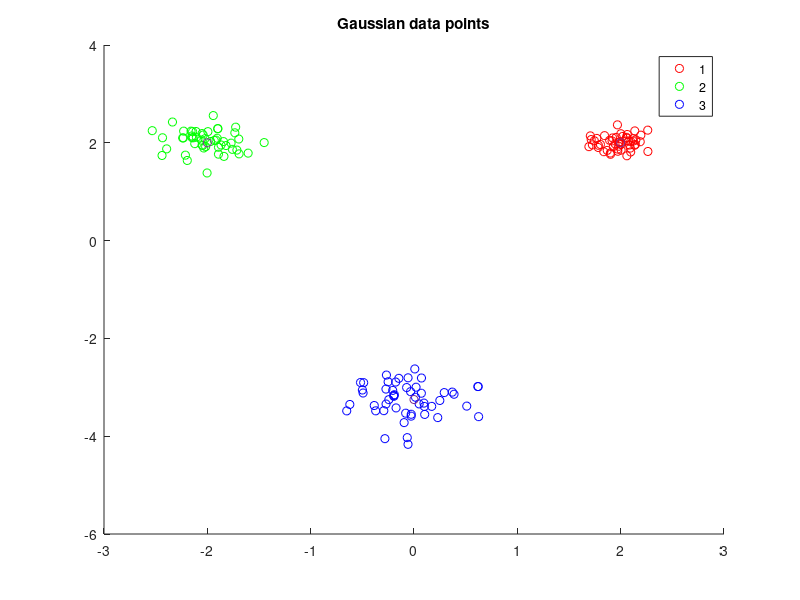

The MATLAB source for this figure: (Note: this script raises an error after producing the figure.)
% EC 414 - HW 3 - Spring 2022
% K-Means starter code

clear, clc, close all;

%% Generate Gaussian data:
% Add code below:
mu1 = [2,2]';
mu2 = [-2,2]';
mu3 = [0, -3.25]';

I2 = [1 0; 0 1];

sigma1 = 0.02 * I2;
sigma2 = 0.05 * I2;
sigma3 = 0.07 * I2;

points = 50;

% data1 =  mu1' + randn(points,2)*sigma1;
% data2 =  mu2' + randn(points,2)*sigma2;
% data3 =  mu3' + randn(points,2)*sigma3;
data1 = mvnrnd(mu1, sigma1, points);
data2 = mvnrnd(mu2, sigma2, points);
data3 = mvnrnd(mu3, sigma3, points);

mu = [mu1'; mu2'; mu3'];
figure()
scatter(data1(:,1), data1(:,2), 'r');
hold on
scatter(data2(:,1), data2(:,2), 'g');
scatter(data3(:,1), data3(:,2), 'b');
scatter(mu(:,1),mu(:,2),'black*'); %plot mu values
title('Gaussian data points')
legend('1','2','3');
hold off

%% Generate NBA data:
% Add code below:

% HINT: readmatrix might be useful here
NBA = readmatrix("NBA_stats_2018_2019.xlsx");

% % Problem 3.2(f): Generate Concentric Rings Dataset using
% % sample_circle.m provided to you in the HW 3 folder on Blackboard.
% 
%% K-Means implementation
% Add code below

K = 3;
DATA = [data1 ; data2; data3];

%% (a)
K = 3;
DATA = [data1 ; data2; data3];

MU_init_a = [3 3; -4 -1; 2 -4];
[MU_current_a, labels_a, WCSS_a] = k_means(K, MU_init_a, DATA);
graph_clusters(DATA, labels_a, MU_current_a);

%% (b)
K = 3;
DATA = [data1 ; data2; data3];

MU_init_b = [-0.14 2.61; 3.15 -0.84; -3.28 -1.58];
[MU_current_b, labels_b, WCSS_b] = k_means(K, MU_init_b, DATA);
graph_clusters(DATA, labels_b, MU_current_b);

%% (c)
%We suggest choosing centers either 1) uniformly at random from the dataset or alternatively 2) uniformly distributed over a tight rectangular region encompassing the dataset.
K = 3;
DATA = [data1 ; data2; data3];

size = length(DATA);
WCSS_c = zeros(10,1);
for(i = 1:10)
    index = randi([1,size],1,K); %generate index for three random points from data set for mu
    while(length(unique(index)) ~= K) %if indices are not all unique keep generating indices
        index = randi([1,size],1,K);
    end
    c(i).MU_init = DATA(index, :); %get initial mu values from dataset using randomly generated indices
    [c(i).MU_current, c(i).labels, c(i).WCSS] = k_means(K, c(i).MU_init, DATA);
    %graph_clusters(DATA, c(i).labels, c(i).MU_current);
    WCSS_c(i) = c(i).WCSS;
end
sort_WCSS = sort(WCSS_c); %sort WCSS from smallest value to largest value
i = find(sort_WCSS(1) == WCSS_c); %find the index of the smallest WCSS
i = i(1); %if multiple mu values generate the smallest WCSS, choose the first one
graph_clusters(DATA, c(i).labels, c(i).MU_current); %graph clusters of smallest WCSS


%% (d)
DATA = [data1 ; data2; data3];

size = length(DATA);
WCSS_d = zeros(9,1);
for(K = 2:10)
    for(i = 1:10)
        index = randi([1,size],1,K); %generate index for three random points from data set for mu
        while(length(unique(index)) ~= K) %if indices are not all unique keep generating indices
            index = randi([1,size],1,K);
        end
        k(K-1).d(i).MU_init = DATA(index, :); %get initial mu values from dataset using randomly generated indices
        [k(K-1).d(i).MU_current, k(K-1).d(i).labels, k(K-1).d(i).WCSS] = k_means(K, k(K-1).d(i).MU_init, DATA);
        %graph_clusters(DATA, d(i).labels, d(i).MU_current);
        k(K-1).WCSS(i) = k(K-1).d(i).WCSS;
    end
    sort_WCSS = sort(k(K-1).WCSS); %sort WCSS from smallest value to largest value
    WCSS_d(K-1) = sort_WCSS(1);
end
figure()
plot(2:10, WCSS_d)
xlabel('k value')
ylabel('WCSS')
title('WCSS change with k-value')

%% 3.3
%f(k, λ) = WCSSk−means + λk, where WCSSk−means
%λ ∈ {15, 20, 25, 30}, plot f(k, λ) as a function of k for k ∈ Krange
K = [2:10];
lambda = [15 20 25 30];
f = WCSS_d + 15.*K'
figure()
for i = 1:length(lambda);
    f = WCSS_d + lambda(i).*K'
    plot(K',f)
    hold on
end
xlabel('k value')
ylabel('WCSS-means + λk')
legend('15','20','25','30')
title(legend, 'λ')
title('k-means WCSS + penalty λk')
hold off
%plot(K, WCSS_d + 15.*K)

%% (e)
PPG = NBA(:,7);
MPG = NBA(:,5);
DATA = [MPG PPG];

%plot data
figure()
scatter(MPG, PPG);
xlabel('Minutes Per Game')
ylabel('Points Per Game')
title('Points Per Game(PPG) versus Minutes Per Game(MPG)')

%Apply your implementation of the k-means algorithm with k = 10 selecting the best of 10 different random initializations as the final outpu
K = 10;
size = length(DATA);
WCSS_e = zeros(10,1);
for(i = 1:10)
    index = randi([1,size],1,K); %generate index for three random points from data set for mu
    while(length(unique(index)) ~= K) %if indices are not all unique keep generating indices
        index = randi([1,size],1,K);
    end
    e(i).MU_init = DATA(index, :); %get initial mu values from dataset using randomly generated indices
    [e(i).MU_current, e(i).labels, e(i).WCSS] = k_means(K, e(i).MU_init, DATA);
    %graph_clusters(DATA, c(i).labels, c(i).MU_current);
    WCSS_e(i) = e(i).WCSS;
end
sort_WCSS = sort(WCSS_e); %sort WCSS from smallest value to largest value
ind = find(sort_WCSS(1) == WCSS_e); %find the index of the smallest WCSS
ind = ind(1); %if multiple mu values generate the smallest WCSS, choose the first one
%graph_clusters(DATA, e(i).labels, e(i).MU_current); %graph clusters of smallest WCSS
figure()
data_i = DATA(find(e(ind).labels == 1), :);
scatter(data_i(:,1), data_i(:,2)); %plot points with label 1
hold on
for(i = 2:10)
    data_i = DATA(find(e(ind).labels == i), :);
    scatter(data_i(:,1), data_i(:,2));
end
scatter(e(ind).MU_current(:,1),e(ind).MU_current(:,2),'black*')
xlabel('Minutes Per Game')
ylabel('Points Per Game')
title('k-means Clusters for NBA Data')
legend({'1','2','3','4','5','6','7','8','9','10','mu'})
hold off

%% (f)
DATA = sample_circle(3);
scatter(DATA(1:500, 1), DATA(1:500, 2))
hold on
scatter(DATA(501:1000, 1), DATA(501:1000, 2))
scatter(DATA(1001:1500, 1), DATA(1001:1500, 2))
title('3 Concentric Rings')
hold off

K = 3;
size = length(DATA);
WCSS_f = zeros(10,1);
for(i = 1:10)
    index = randi([1,size],1,K); %generate index for three random points from data set for mu
    while(length(unique(index)) ~= K) %if indices are not all unique keep generating indices
        index = randi([1,size],1,K);
    end
    f(i).MU_init = DATA(index, :); %get initial mu values from dataset using randomly generated indices
    [f(i).MU_current, f(i).labels, f(i).WCSS] = k_means(K, f(i).MU_init, DATA);
    %graph_clusters(DATA, c(i).labels, c(i).MU_current);
    WCSS_f(i) = f(i).WCSS;
end
sort_WCSS = sort(WCSS_f); %sort WCSS from smallest value to largest value
i = find(sort_WCSS(1) == WCSS_f); %find the index of the smallest WCSS
i = ind(1); %if multiple mu values generate the smallest WCSS, choose the first one
graph_clusters(DATA, f(i).labels, f(i).MU_current); %graph clusters of smallest WCSS



%% Functions


%returns euclidean distance of a singular point to each point in a matrix
function distance = euclidean_distance(point, points)
    distance = zeros(length(points),1); %initialize distance vector
    [r,c] = size(points);
    for (i = 1:r) % loop through each point of the matrix of points
        distance(i,1) = sqrt((point(1,1)-points(i,1))^2+(point(1,2)-points(i,2))^2); %distance between two points
    end
end

%returns the label of the closest point given a distance vector and matrix of points
function label = closest_label(distance, points)
    sort_dist = sort(distance); %sort the distance vector from smalllest to largest
    close_point = points(find(sort_dist(1) == distance), :); %find the index of the smallest distance in the distance vector and find point that gives that distance
    [tf, label] = ismember(close_point, points, 'rows'); %find row index of the closest mu, correlates to label
    label = label(1); %if there is a tie in the distance choose the first label
end

%creates a scatter plot of the clusters created and their mu values given the data points, label of those points, and mu values
function graph_clusters(data, labels, mu)
    data1 = data(find(labels == 1), :);
    data2 = data(find(labels == 2), :);
    data3 = data(find(labels == 3), :);
    
    figure()
    scatter(data1(:,1), data1(:,2), 'r'); %plot points with label 1
    hold on
    scatter(data2(:,1), data2(:,2), 'g'); %plot points with label 2
    scatter(data3(:,1), data3(:,2), 'b'); %plot points with label 3
    scatter(mu(:,1),mu(:,2),'black*'); %plot mu values
    title('Clusters produced by k-means')
    legend('1','2','3','mu');
    hold off
end

%takes K value, initial values of mu, and the data set
%returns the final mu values after k_means has converged
%returns the labels of each data point
%returns the WCSS after convergence
function [MU_current, labels, WCSS] = k_means(K, MU_init, DATA)
    MU_previous = MU_init;
    MU_current = MU_init;
    
    % initializations
    
    labels = ones(length(DATA),1);
    converged = 0;
    iteration = 0;
    convergence_threshold = 0.025;
    
    %stop if the derived cluster means become stationary
    while (converged==0)
        iteration = iteration + 1;
        fprintf('Iteration: %d\n',iteration)
    
        %% CODE - Assignment Step - Assign each data observation to the cluster with the nearest mean:
        % Write code below here:
        for(i = 1:length(DATA))
            dist = euclidean_distance(DATA(i,:),MU_current); %find euclidean distance of each data point to each mu
            labels(i) = closest_label(dist, MU_current); %find the label of the closest mu       
        end
        %% CODE - Mean Updating - Update the cluster means
        % Write code below here:
        MU_previous = MU_current;
        
        for(i = 1:K) %loop through each label
            label = DATA(find(labels == i),:); %find all data points with that label 
            if(~isempty(label)) %check if cluster is not empty
                MU_current(i,:) = mean(label); %find mean of data points with label and update current mu
            end
        end
        %% CODE 4 - Check for convergence 
        % Write code below here:
        
        %check if the change between the previous mu and the current mu is smaller than the threshhold, if it is k-means has converged
        if (abs(MU_previous - MU_current) < convergence_threshold)
            converged=1;
        end  
        %% CODE 5 - Plot clustering results if converged:
        % Write code below here:
        if (converged == 1)
            fprintf('\nConverged.\n')
          
            %% If converged, get WCSS metric
            % Add code below
            WCSS = 0;
            for(i = 1:K) %loop through each label
                dist = euclidean_distance(MU_current(i,:), DATA(find(labels == i),:)); %find all data points with that label
                WCSS = WCSS + sum(dist.^2);
            end
        end
        
        %%%%%%%%%%%%%%%%%%%%%%%%%%%%%%%%%%%%%%%%%%%%%%%%
    end
end
